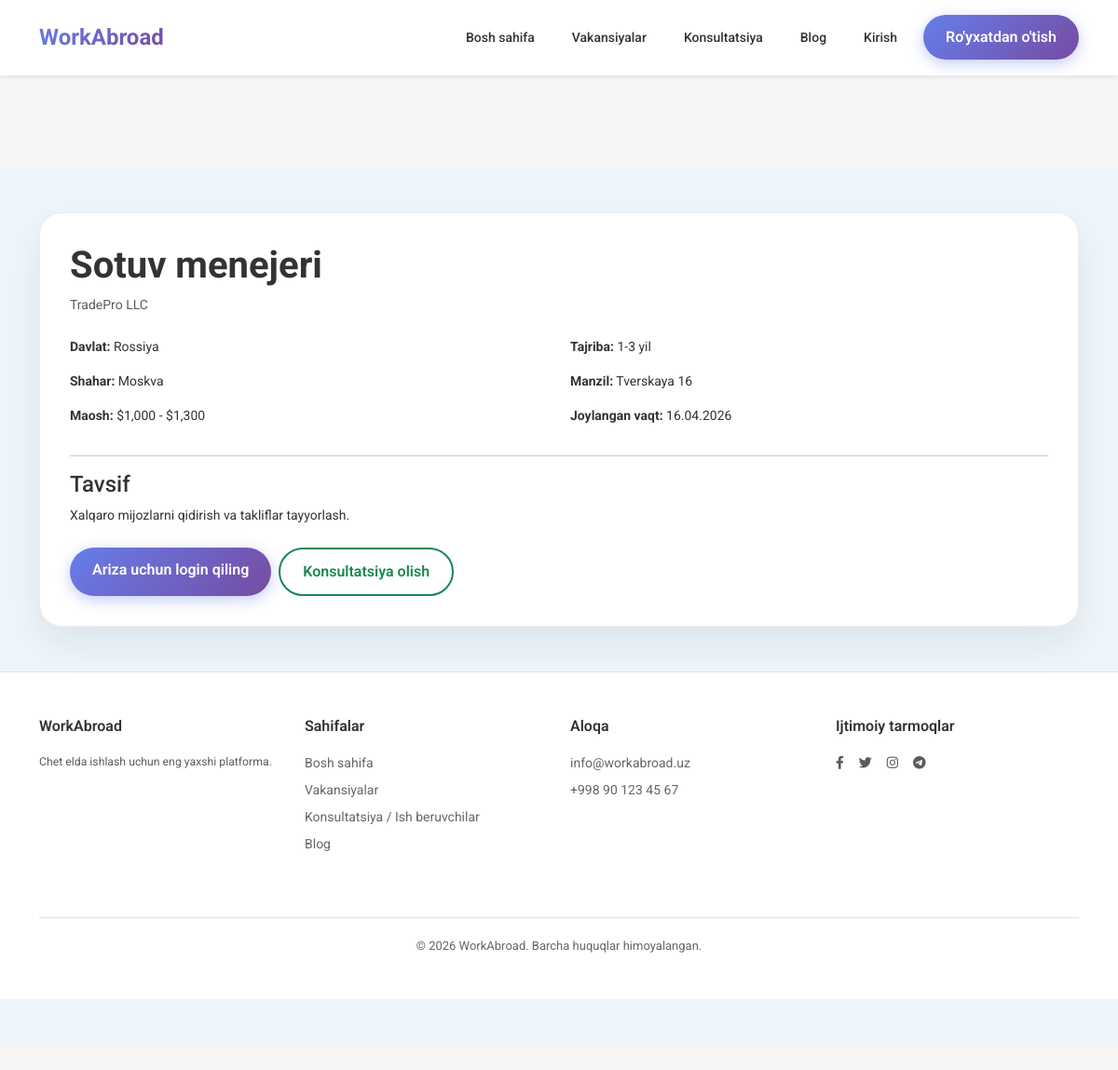
Screenshot of /jobs/3/ with the database file from the repository.
### jobs/models.py (models this page shows, shortened)
class Job(models.Model):
    title = models.CharField(max_length=200)
    company = models.CharField(max_length=200)
    posted_by = models.ForeignKey(
        settings.AUTH_USER_MODEL,
        on_delete=models.CASCADE,
        related_name='jobs',
        null=True,
        blank=True
    )
    country = models.CharField(max_length=100)
    city = models.CharField(max_length=100)
    address = models.CharField(max_length=255, blank=True, null=True)
    salary = models.CharField(max_length=100)
    experience = models.CharField(max_length=100)
    description = models.TextField()
    featured = models.BooleanField(default=False)
    approved = models.BooleanField(default=False)
    created_at = models.DateTimeField(auto_now_add=True)

### jobs/views.py (the view)
# urls.py: path('jobs/<int:job_id>/', views.job_detail, name='job_detail'),
def job_detail(request, job_id):
    job = get_object_or_404(Job, id=job_id)
    if not job.approved and (not request.user.is_authenticated or (job.posted_by != request.user and not request.user.is_staff)):
        return render(request, '404.html', status=404)
    return render(request, 'job_detail.html', {'job': job})

### templates/job_detail.html (shortened to what this page needs)
{% extends 'base.html' %}
{% block content %}
<section class="page-shell py-5">
    <div class="container">
        <div class="job-detail-card page-card">
    <h1 class="fw-bold">{{ job.title }}</h1>
    <p class="text-muted">{{ job.company }}</p>
    <div class="row mt-4">
        <div class="col-md-6">
            <p><strong>Davlat:</strong> {{ job.country }}</p>
            <p><strong>Shahar:</strong> {{ job.city }}</p>
            <p><strong>Maosh:</strong> {{ job.salary }}</p>
        </div>
        <div class="col-md-6">
            <p><strong>Tajriba:</strong> {{ job.experience }}</p>
            <p><strong>Manzil:</strong> {{ job.address }}</p>
            <p><strong>Joylangan vaqt:</strong> {{ job.created_at|date:"d.m.Y" }}</p>
        </div>
    </div>
    <hr>
    <h4>Tavsif</h4>
    <p>{{ job.description }}</p>
    <div class="mt-4 d-flex gap-2 flex-wrap">
        {% if user.is_authenticated %}
            <a href="{% url 'apply_job' job.pk %}" class="btn btn-primary rounded-pill px-4">Ariza topshirish</a>
        {% else %}
            <a href="{% url 'login' %}" class="btn btn-primary rounded-pill px-4">Ariza uchun login qiling</a>
        {% endif %}
        <a href="{% url 'consultation' %}" class="btn btn-outline-success rounded-pill px-4">Konsultatsiya olish</a>
    </div>
</div>
{% endblock %}

### static/css/style.css (style rules this page uses)
* { margin: 0; padding: 0; box-sizing: border-box; }
body { font-family: 'Roboto', -apple-system, BlinkMacSystemFont, 'Segoe UI', sans-serif; background-color: #f5f5f5; color: #333; line-height: 1.5; font-size: 14px; }
:root { --hh-blue: #00b4d8; --hh-blue-dark: #0099b8; --hh-blue-light: #e6f7fa; --hh-gray: #666; --hh-gray-light: #f8f9fa; --hh-white: #ffffff; --hh-border: #e0e0e0; --hh-text: #333; --hh-text-light: #666; }
.btn-primary { background-color: var(--hh-blue); border-color: var(--hh-blue); border-radius: 4px; font-weight: 500; padding: 8px 20px; }
.page-shell { background: #eef6fb; min-height: calc(100vh - 220px); padding: 60px 0; }
.page-shell .container { position: relative; z-index: 2; }
.page-shell .page-card, .page-shell .card, .page-shell .job-detail-card, .page-shell .form-card { background: #ffffff; border: 1px solid rgba(15, 23, 42, 0.08); border-radius: 24px; box-shadow: 0 18px 40px rgba(15, 23, 42, 0.08); transition: all 0.3s ease; }
.page-shell .btn-outline-secondary, .page-shell .btn-outline-primary, .page-shell .btn-outline-success { border-width: 2px; }
.info-card, .job-card, .job-detail-card, .form-card { background: rgba(255, 255, 255, 0.95); backdrop-filter: blur(20px); border: 1px solid rgba(255, 255, 255, 0.2); border-radius: 20px; padding: 2rem; box-shadow: 0 20px 40px rgba(0, 0, 0, 0.1); transition: all 0.3s cubic-bezier(0.4, 0, 0.2, 1); }
.btn { border-radius: 12px; padding: 12px 24px; font-weight: 600; transition: all 0.3s cubic-bezier(0.4, 0, 0.2, 1); position: relative; overflow: hidden; }
.btn::before { content: ''; position: absolute; top: 0; left: -100%; width: 100%; height: 100%; background: linear-gradient(90deg, transparent, rgba(255, 255, 255, 0.2), transparent); transition: left 0.5s; }
.btn-primary { background: linear-gradient(135deg, #667eea 0%, #764ba2 100%); border: none; box-shadow: 0 4px 15px rgba(102, 126, 234, 0.4); }
body { padding-top:80px; }

### rows the page displays
Job: title "Sotuv menejeri", company "TradePro LLC", country "Rossiya", city "Moskva", salary "$1,000 - $1,300", experience "1-3 yil", address "Tverskaya 16", created_at "16.04.2026", description "Xalqaro mijozlarni qidirish va takliflar tayyorlash."
